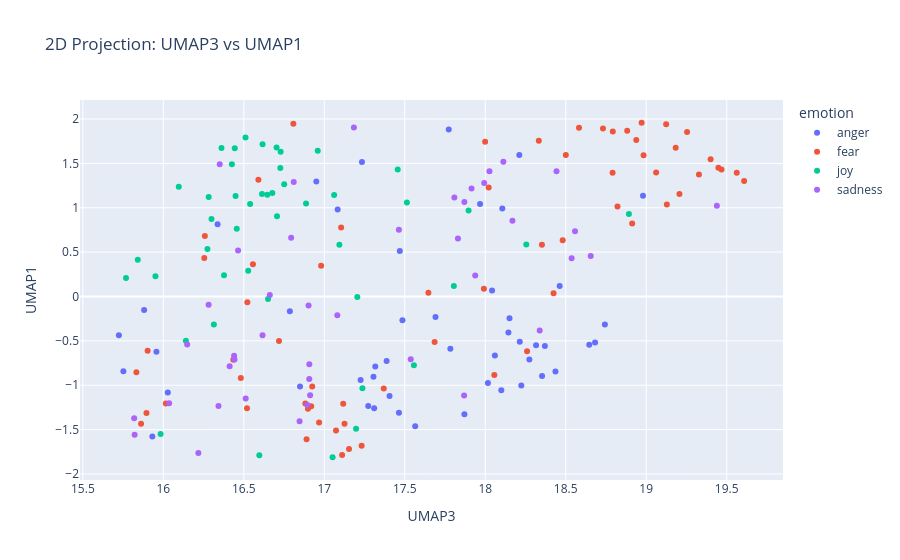

Notebook source saved alongside this figure:
### Markdown cell above
some of the general cluster shapes changed since the axis changed their ranges, it can also be noticed that emotions like anger, fear and sadness appear loosely grouped. these overlaps can be explained due to the semantic similarity across those emotions.

some clusters that looked merged in 2D spread out in the 3rd dimension, but if we take a look at some of the plane proyection of the points in the 3D plot, it does have some sort of resemblance with the 2D plot like in the example below:

### Code cell
import plotly.express as px

fig = px.scatter(
    df_plot_3d,
    x='UMAP3',
    y='UMAP1',
    color='emotion',
    hover_data=['text', 'intensity'],
    title='2D Projection: UMAP3 vs UMAP1'
)

fig.show()

### Figure 1 — Plotly figure (JSON) as saved in the notebook; plotly's stock layout.template omitted (floating-point values rounded to 4 significant figures)
{"data": [{"customdata": [["If i could just get my line to block! #germantownbroncos #lilleague #popwarner #Broncos #usafootball  #lineman", 0.417], ["I don't get what point is made when reporting on Charlotte looting @CNNAshleigh. Why not explore what looting businesses symbolizes ", 0.438], ["hitting your children as discipline because you're being quite a raging hypocrite if you're not.", 0.562], ["#burning the last of @Yan", 0.356], ["@RonMexico760 The guy who calls people 'cuck' and is anti-BLM is offended by idea that he might not be pro-policing reform? That's amazing.", 0.625], ["Have wee pop socks on and they KEEP FALLING OFF INSIDE MY SHOES #rage", 0.759], ["😳The intensity that @sydneyswans play at is extraordinary #relentless #AFLCatsSwans #AFLFinals 🏉👏🏿", 0.292], ["Said it before and I'll say it now: America is really fortunate that black people only want equality and not revenge.", 0.562], ["If you let a general tweet offend you, you definitely shouldn't be on twitter.", 0.417], ["I get embarrassed at the slightest things and then I'll fret about it all day I hate it", 0.438], ["Bloody parking ticket 😒💸 #fuming", 0.792], ["Yo there's a kid on my snap chat from LA &amp; they get high off helium gas lmao.... I am like why the fuck lol", 0.542], ["np rum rage", 0.417], ["As if he heard my thought on the ether, my #ex has just posted #facebook pic of himself snuggling up with said #cats... now Im just #angry", 0.521], ["@lemonlover666 'shit' doesn't even begin to describe these fiery little demons straight from hell 🌝🌚 ;)", 0.583], ["@iamsrk what's up w the gender bias? #indignant This fancypants saddler's daughter will opt for the leather jacket, thank you very much.", 0.5], ["i love that tay &amp; tiff are just sitting at my house while i'm at work 🙃", 0.354], ["Never forget that 5Live cancelled programs, to allow them to extend 606 so people could call in and detail their outrage after our behaviour", 0.596], ["ordered my vacation bathing suits. one less thing to fret about.", 0.188], ["ESPN just assumed I wanted their free magazines ", 0.271], ["These #NewEnglandPatriots jerseys look like some whack ones that you tried to make when you made custom jerseys on #madden  04", 0.271], ["Love how Megan is raging about this Kendall Jenner photo and I'm sat here like 🤔🙃", 0.396], ["@savageimiike one of my favorite songs brother, real talk. #rage", 0.417], ["Well @AprilDRyan Trump's rabid base needs 2 hear this &amp; U can always find an overseer like King to say it.\\n@JoyAnnReid @SMShow @frangeladuo", 0.458], ["ESPN just assumed I wanted their free magazines #offended", 0.542], ["@lethargytyler ehhh I guess. I want to everyone I've ever burst out laughing in front of😂", 0.333], ["@sueblue35 @nsoz7 @immortalbulldog huh? We have a sprint coach? We're the slowest team in the comp. Talk about robbing a living. ", 0.292], ["Thatmoment you're watching #worstcelebritycooks and your bubble is burst by finding out KyleXY is gay and married😭 #nochance #KindaDontMind😉", 0.479], ["@a_mxe7 hah don't speak to me or my cousin like that, mind a had the displeasure of seeing u bare faced on eh train, no a pretty sight mate", 0.479], ["A wise man told me that holdin' a grudge is like\\nLetting somebody just live inside of your head rent free", 0.354], ["I blame the whole season on Natalie! The season would have been so different had she not turned her back on her alliance! #pissed ", 0.792], ["Inner conflict happens when we are at odds with ourselves. Honor your values and priorities. #anger #innerconflict #conflict #values", 0.458], ["A little nose irritation and a little more chills on my body. I'm so not into flu, into flu, into flu #FallSongs", 0.542], ["Prayers &amp; Protection to our brothers and sisters fighting in #Charlotte  #against #machines", 0.189], ["straight people are canoodling on the quad and I'm ", 0.417], ["Are you lost in the fury, fearing that you'll fail?", 0.354], ["angry already", 0.688], ["If someone keeps #laughing at you, don't #fret  . At least u r giving #happiness .'\\n#quotes #quotestoliveby", 0.229], ["For the first time in my madden career I just set up a farm account. Should make MOTM much easier", 0.271], ["The rage has died down.", 0.438], ["@FluDino Event started! everyone is getting ready to travel to the lake of rage, where everything glows", 0.521], ["@TrueAggieFan oh so that's where Brian was! Where was my invite? #offended", 0.417], ["Having a baby born too soon is #lifechanging 6 years on and it feels like only yesterday #sad #happy  #emotionalrollercoaster", 0.354], ["Sometimes I get mad over something so minuscule I try to ruin somebodies life not like lose your job like get you into federal prison #anger", 0.646], ["Me being on my dean really saving a lot of ppl, bc I don't snap nomore &amp; it take so much out of me..", 0.348], ["@LiamCannon1 He's just too raging to type properly... Ha ha!", 0.375], ["Anger, resentment, and hatred are the destroyer of your fortune today.", 0.396], ["Just watched Django Unchained, Other people may frown, but I titter in delight! 2/5", 0.229]], "hovertemplate": "emotion=anger<br>UMAP3=%{x}<br>UMAP1=%{y}<br>text=%{customdata[0]}<br>intensity=%{customdata[1]}<extra></extra>", "legendgroup": "anger", "marker": {"color": "#636efa", "symbol": "circle"}, "mode": "markers", "name": "anger", "orientation": "v", "showlegend": true, "type": "scatter", "x": [15.72, 16.85, 18.27, 17.39, 17.41, 18.02, 15.75, 18.65, 17.27, 18.21, 18.35, 17.69, 18.32, 18.22, 17.31, 17.46, 16.95, 15.93, 17.77, 17.87, 15.96, 17.49, 18.15, 17.23, 17.56, 16.34, 16.03, 18.06, 17.32, 18.46, 18.1, 18.74, 18.11, 16.79, 18.21, 18.98, 18.44, 17.23, 15.88, 18.14, 17.47, 17.31, 17.97, 18.37, 18.04, 17.78, 18.68, 17.08], "xaxis": "x", "y": [-0.4356, -1.014, -0.7099, -0.7254, -1.12, -0.9739, -0.8425, -0.5451, -1.233, 1.594, -0.8961, -0.2309, -0.55, -1.002, -0.9035, -1.311, 1.295, -1.579, 1.881, -1.328, -0.6235, -0.2678, -0.2446, -0.9403, -1.463, 0.8135, -1.082, -0.6649, -0.7895, 0.1182, -1.057, -0.3147, 0.9903, -0.1675, -0.5106, 1.135, -0.8438, 1.514, -0.1511, -0.4064, 0.5114, -1.258, 1.043, -0.5569, 0.06673, -0.5881, -0.5188, 0.9812], "yaxis": "y"}, {"customdata": [["@Zen1dfabflake You are all our angelic comrades! #flutter", 0.125], ["Now #India is #afraid of #bad .", 0.562], ["a #monster is only a #monster if you view him through ", 0.438], ["@BartholomewD It's -terrible-! We're going to the local fish/chip place in Kirribilli #terrible", 0.667], ["#nobody #understand what #advocate mean if you do then use it #right #never be #afraid so #positive word is. I can that is #POWERFUL", 0.417], ["@hoystweet Are the pre-purchased tickets being sent soon? Coming to the Saturday evening show... tickets are a no show! #panic #hoys 🐴🦄", 0.604], ["Yo Yo Yo,my name is #DarthVader \\nI feel like I need to puff on my inhaler (I'm no rapper but that was some sick bars)  #bars #rap", 0.25], ["@WTFISaHashtag1 @MuslimIQ The problem is that right wing extremist terror groups aren't given coverage, press not interested", 0.5], ["Everyday gay panic is STUNNING: I drew 1 guy's att'n to it when he blocked up a toilet stall's cracks w/paper towels. TOTAL INCOMPREHENSION.", 0.562], ["she gone make me wanna start that new shit today 😂😭", 0.458], ["Some questions you get on Twitter make you want to despair. We've been so battered. We complain but aren't convinced things could be better.", 0.66], ["An @amityaffliction kind of drive home from work today #nightmare #dailyfeels", 0.792], ["$100 says Teufel is 'reassigned' within the organization before next year, but I wish it was sooner... #Mets #thirdbasecoach  #lgm", 0.417], ["@PatBlanchfield so you mean “like Uber but for despair for someone other than the driver'", 0.455], ["@ChrisWarcraft The concept that a gay magazine feels like it has to cover terrible people -because they’re gay voices- seems all upside down", 0.417], ["Men cannot even handle the suspicion of a horn farless 😩", 0.542], ["@GSchwartz_ it wasn't a joke . ", 0.229], ["I have another test tonight #nervous", 0.812], ["i'd let jiho step on my throat but he'd probs be afraid he'd hurt me", 0.688], ["Thought I left that part of life behind me\\nIt's back to haunt every girl that loves me", 0.521], ["Now this is getting out of hand. I'm freaked out by this death...and I'm God!! #mommaGrendel #intimidation", 0.833], ["my boyfriend once forcibly stopped all of my anxiety coping methods at once (holding me, forcing my hands down that kinda stuff) and I --", 0.74], ["searching for what pro and academic writers have to say about #writing #anxiety and #writersblock", 0.729], ["i've seen the elder watching me during my community hours and i honestly don't have an idea about what my assignment will be. ", 0.521], ["@HillaryClinton @realDonaldTrump @BonfireLana #bully #Bullshit #fullofshit please take out the #garbage", 0.542], ["@alivitali that's what I'm afraid of!", 0.792], ["Excited and nervous for Tuesday", 0.542], ["i wanna passion and fear", 0.5], ["@STLouis_RamsFan their whole team is limited when they're on the field. ", 0.292], ["Ronaldo has been shocking. He's tried to do skill twice and he's nearly fallen over both times", 0.5], ["@united horrible service. EWR. Not a cloud in the sky. Normal departure at 10am now leaving at 5pm. Crappy #UnitedAirlines", 0.42], ["That old lady is cray cray #scared #BellaIsSoCute #awe #Empire", 0.574], ["Overtime... #TeamNA #WCH2016 ", 0.348], ["For a team as big as Bayern and the they like to play football, their pitch is fucking dreadful. Certainly no Emirates pitch anyway.", 0.398], ["@davidpreece12 @FitbaHacks Great defender, terrible positioning. Didn't know where he should be without Russel shouting at him for 90 mins", 0.396], ["Im not a #nervouswreck, Im a  #pileup. #GoingCrazy #HelpMe #Insane #Antisocial", 0.875], ["This is the scariest American Horror Story out of all of them... I'm gonna have to watch in the daytime. #frightened", 0.938], ["@NandosSA just received order from @OrderInSA &amp; the chips are under cooked &amp; half raw!!! Usually best part of the meal #notcool #terrible", 0.373], ["After a nervous couple of days test results now confirm my life will be no different whatsoever as the result of two actors divorcing, phew!", 0.385], ["@Lrihendry I'm not sure we like this comparison.  USA should emulate #Israel's methods of protecting civilians against #terror attacks", 0.625], ["@CurtisJobling Yes indeed! We know masses of students would be so excited to see you! We need to get this sorted! ", 0.167], ["@jk_rowling never thought an angry oompa loompa would be my Boggart, but there you have it. #boggart #PresidentTrump #nightmare", 0.667], ["Cosplaying properly for the first time on Saturday! Pretty nervous..", 0.896], ["@BigLepley @angela31694996 @TheIndigoArrow Want to start a biker gang together when the GTA Online Biker DLC comes out?", 0.396], ["@DaniQays @AJENews ohh.. so here comes sense from terror supporting stone pelting vandalizing ppl who gather b4 protests to announce ...", 0.646], ["@Budget  car rental you have made realize why I always use @nationalcares!!!!  What a !! #disgusted", 0.521], ["#Aleppo city is burning. The head of #terrorism #Assad regime &amp; #Russia are bombarding the city right now with #whitephosphrus #bombs !", 0.729], ["Getting terrible download speeds for fifa smh.", 0.354], ["“ My courage always rises at every attempt to intimidate me.”\\n-Elizabeth Bennett (Pride and Prejudice)\\n#Quotes #Courage #FaceYourFears", 0.42], ["Feeling like I've had the worst night of sleep ever - not great before the #London to #Brighton #cycle ride for @DMTFYP 🚴100k #apprehension?", 0.604], ["@Zak_Atif two congressional hearings in USA stopped financial aid to Pak and asked it to prove that it is doing enough to stop terrorism 1n", 0.5], ["Bout ta get my @dontbreathe on up in here! @WarrenTheaters #nervous #icantholdmybreaththatlong", 0.688], ["An adviser to the #European #Union’s top #court said #Hamas and the #Tamil #Tigers should be taken off the EU’s #terror list.#lka", 0.5], ["Are you worrying/worried?\\n1Peter 5:7\\nThrow all your worry on him, because he cares for you.#faith #leadership #worry #mindfulness #success", 0.438], ["Whatt a trailerrrr !!! @karanjohar @AnushkaSharma #RanbirKapoor #AishwaryaRaiBachchan i am COMPLETELY BLOWN !! #awestruck #longingformore", 0.417], ["Okay. Brace yourself. I will attempt my first loaf of bread in the morning. I will use a dutch oven. I will make the dough now. ", 0.479], ["Honestly, there are some awful people on the internet... smh...", 0.542], ["There goes the butterflies in my stomach.  #anxietyproblems", 0.702], ["But I was so intrigued by your style, boy.Always been a sucker for a wild boy #alarm -@AnneMarieIAm", 0.292], ["The moment you bring her to meet your best friend and you're nervous af! 😬😆  #thefriendtest", 0.875], ["Having a terrific Tuesday? Crush it today with the Power of 4. Treat your internet like Pizza =D \\n#PowerOf4", 0.25], ["My Modern Proverb: 'Don't let anyone intimidate you about being single; most marriages end in divorce.'", 0.312], ["Trying to book holiday flights on @britishairways website is becoming a ", 0.312], ["Another fun fact: i am afraid", 0.667]], "hovertemplate": "emotion=fear<br>UMAP3=%{x}<br>UMAP1=%{y}<br>text=%{customdata[0]}<br>intensity=%{customdata[1]}<extra></extra>", "legendgroup": "fear", "marker": {"color": "#EF553B", "symbol": "circle"}, "mode": "markers", "name": "fear", "orientation": "v", "showlegend": true, "type": "scatter", "x": [17.1, 19.21, 18.42, 16.97, 18.91, 16.56, 17.99, 16.92, 18.26, 16.98, 16.52, 19.47, 15.9, 16.43, 18.06, 17.69, 16.72, 18.79, 17.65, 18.35, 19.45, 18.79, 18.94, 18.5, 17.37, 19.33, 18.33, 19.13, 15.83, 15.9, 17.15, 19.4, 16.52, 16.02, 15.86, 19.18, 19.56, 16.89, 18.0, 16.88, 16.26, 19.61, 18.73, 16.25, 17.12, 17.23, 16.9, 16.48, 18.82, 19.25, 17.13, 19.12, 17.07, 18.98, 16.59, 18.58, 16.92, 18.88, 18.48, 18.97, 16.81, 18.02, 17.11, 19.06], "xaxis": "x", "y": [0.7768, 1.155, 0.03716, -1.419, 0.8232, 0.3627, 0.08617, -1.237, -0.6174, 0.3462, -1.259, 1.432, -0.612, -0.7122, -0.8846, -0.5115, -0.5019, 1.86, 0.04178, 0.5822, 1.452, 1.394, 1.763, 1.594, -1.036, 1.374, 1.754, 1.036, -0.8532, -1.314, -1.72, 1.547, -0.06386, -1.207, -1.434, 1.676, 1.394, -1.608, 1.743, -1.206, 0.683, 1.302, 1.892, 0.4347, -1.209, -1.682, -1.265, -0.9193, 1.013, 1.854, -1.435, 1.942, -1.509, 1.593, 1.314, 1.902, -1.013, 1.868, 0.6335, 1.958, 1.948, 1.228, -1.787, 1.398], "yaxis": "y"}, {"customdata": [["Thank you @twitter for the balloons today.  #goodday #48", 0.562], ["@SXMUrbanView @karenhunter @CousinSyl you are so wrong for this!needed levity after that recording", 0.28], ["@5ftanomaly aside from that i'm all about pleasing the individual that i'm involved with, my pleasure comes from their pleasure.", 0.558], ["@MalYoung @AngelicaMcD I hope to now see some levity, light, romance and happiness come Stitch and Abby's way after such a long hard road.", 0.333], ["2 days until #GoPackGo and 23 days until #GoGipeGo..... I'm so excited! #smiling", 0.88], ["Watch this amazing live.ly broadcast by @brooks_swaggysquad  #musically", 0.396], ["A former diplomat is quite gleeful about the situation of Pakistan on @TimesNow\\nNot quite stiff upper lip of diplomacy seen normally", 0.259], ["I'm so playful. lol I need somebody that'll joke with me all day long cause ill never get tired of it.", 0.6], ["@ESPNLosAngeles best segment so far by @marcelluswiley @Kdubblive  hilarity", 0.468], ["@AdamCimmering Boro are at the OS before then, they could give the stewards a good work out. Chelsea will get about 8k, will be lively.", 0.32], ["When you're prof suggest @Pharrell and William James may be unlikely dialogue partners and then plays the #happy video #WeAreCST", 0.5], ["@Zerfash — can't wait.' She said cheerfully and grinned.", 0.771], ["I think what 2016 to really needs to round it out is a @cthulhu4america vs @smod2016 twitter debate. End on something joyful, ya know?.", 0.42], ["A cheerful heart is an unending banquet.- Proverbs (Mishle) 15:16", 0.48], ["@morgannbroom yes ❤️❤️ &amp; cheering homecoming game!", 0.78], ["Blake lively is flawless", 0.38], ["@_stfukohle it's ok champ you'll make it I'm cheering you on from a far", 0.6], ["@FOXTV did you use the warblers set from glee on the @BONESonFOX episode about the acapella college kids?", 0.32], ["@Corsair those sparkling looks like a gay vampire 😁", 0.48], ["@torbalan I still have some shred of optimism. It's rapidly disappearing however...", 0.1], ["Happy Birthday @Brooke56_56  #cheerchick #jeep #jeepgirl #IDriveAJeep #jeepjeep #Cheer", 0.792], ["@Dubai92 try asking for a cheeseburger with only onion &amp; mustard at any #McDonalds ", 0.271], ["Decide to stop being afraid. To just stop. What are you now free to do?\\n\\n#brave #free #honest #healthy #happy #life #living #optimism #love", 0.417], ["Mind if I tag along?' She asked cheerfully, sweeping a lock of hair behind her ear. 'I want to see if you've really got • @DitheringWizard", 0.34], ["It has been medically proven that laughter is an effective pain killer.", 0.48], ["Update: I have yet to hang out with @MisElizaJane, but I'm still hopeful! ", 0.396], ["@Devilligan It's a beautifully sincere balancing act of grief and hilarity.", 0.375], ["The #house no longer echoes with our #laughter. We light up our #memories of the #home and sit in the cold, #waiting. #amwriting #nostalgia", 0.229], ["It's not that the man did not know how to juggle, he just didn't have the balls to do it.\\n #funny #pun #punny  #lol", 0.596], ["Sometimes I watch shitty tv to reinforce never giving up cuz if something is that fucking awful on tv, I still stand a chance. #optimism", 0.104], ["Pre-prepare direction plays hale and hearty situation an in child's evolvement: CMmyd", 0.34], ["@TheVulcanSalute , just saw the Save The Day PSA. Why were you in obvious tears doing it? I'd have thought you'd be your cheerful self.", 0.2], ["@RobRiggle @joelmchale @NFLonFOX I still can't get jimmy garoppolo out of my head and it's been almost 3 weeks. Thanks a lot! #hilarious", 0.729], ["Thank you @RachelPlatten for teaching me how to live again. It's been so long since &amp; this ride is about to be exhilarating. I just know it", 0.68], ["@stackee Charlie attempted to suffocate me with a cushion for cheering so much at the great news 😂😂", 0.729], ["Oh dear an evening of absolute hilarity I don't think I have laughed so much in a long time! 😂", 0.958], ["Imagine how sad LA fans are gona be when they get eliminated...Man that's gonna be Nirvana, a religious experience rejoicing in their misery", 0.333], ["@airtelindia have some issues with my broadband bill ,I am charged for the month before I signed up with airtel.. #hilarious", 0.34], ["Somebody who has braved the storm is brewing. #cheerful", 0.46], ["TheNiceBot: IndyMN I thought the holidays could not get any more cheerful, and then I met you. #TheNiceBot #الخفجي", 0.769], ["Tutoring gives me such an exhilarating feeling. I love helping people 😌", 0.896], ["@DocBellsSwan *peers down at you, eyes crinkling with mirth and affection* I do love ye so, my bonnie Belle.", 0.66], ["[Moment of levity on the B41] Baby: I want ISIS! Give me ISIS!\\nMom: Shh!\\nBaby: I want ISIS!\\nWest Indian woman: She wants what?\\nMom: *Ices*.", 0.521], ["@len_snart Mick nods. 'I would like that.' He went back to his food, smiling as he finished it.", 0.62], ["@Geminiak @LondonNPC you're welcome! #wordgeek \\nAlso, good to put a face to the twitter feed, even if it was only a cheery hello! 😀", 0.646]], "hovertemplate": "emotion=joy<br>UMAP3=%{x}<br>UMAP1=%{y}<br>text=%{customdata[0]}<br>intensity=%{customdata[1]}<extra></extra>", "legendgroup": "joy", "marker": {"color": "#00cc96", "symbol": "circle"}, "mode": "markers", "name": "joy", "orientation": "v", "showlegend": true, "type": "scatter", "x": [16.51, 17.24, 16.45, 16.3, 16.7, 16.38, 17.2, 16.61, 15.95, 15.98, 16.1, 16.73, 16.31, 16.96, 16.71, 16.89, 17.09, 15.84, 17.56, 16.65, 16.73, 16.6, 18.89, 16.65, 16.75, 16.27, 16.46, 17.9, 17.21, 17.8, 18.25, 16.53, 15.77, 16.44, 17.06, 16.68, 16.14, 17.05, 17.46, 16.62, 16.36, 16.54, 17.51, 16.28, 16.43], "xaxis": "x", "y": [1.791, -1.033, 1.134, 0.8726, 1.678, 0.2389, -1.491, 1.154, 0.228, -1.549, 1.236, 1.631, -0.315, 1.643, 0.9048, 1.047, 0.583, 0.414, -0.7751, -0.02741, 1.449, -1.79, 0.9292, 1.148, 1.265, 0.5357, 0.7646, 0.9681, -0.005864, 0.1184, 0.5861, 0.291, 0.2082, 1.67, 1.145, 1.166, -0.4987, -1.811, 1.431, 1.715, 1.674, 1.044, 1.06, 1.121, 1.49], "yaxis": "y"}, {"customdata": [["Way too cool to die young, way too young to die sober.. #tunechi", 0.604], ["@Samkingftw nahh thats grim", 0.438], ["So depressing that it's darker so much earlier now", 0.75], ["A pessimist sees the difficulty in every opportunity; an optimist sees the opportunity in every difficulty. \\n― Winston S. Churchill #quote", 0.238], ["Fellaini has been playing ahead of this guy...just let that sink in", 0.375], ["@jeremycorbyn @magstogether my god is @jeremycorbyn a full shilling? Seriously you need a major rethink or no lab gove in your lifetime ", 0.417], ["Condolences to the  JC and the Georges family.. #sad", 0.771], ["@petercoffin So safe blues are ok. Are reds ok as well? Obviously, battleground states would not.", 0.263], ["More #checking at #work today\\n\\n#coffee #drank and now it's #down to some #serious #business \\n\\n#Thursday bring on #Friday", 0.333], ["@cburt43 turn that frown upside down", 0.27], ["Man Southampton will wipe the floor with  west ham on Sunday. So disheartened", 0.667], ["@LazyBoiSam blues... blues? 🤔", 0.438], ["So now... yeah. I'm home again.\\nStill feeling mixed up inside &amp; kinda gloomy. But a little more optimistic that I'll figure this out.", 0.521], ["Pops are joyless, soulless toys which look nearly identical.  They are the perfect expression of consumerism.  'I enjoy this franchise'", 0.354], ["in health we did a think about depression and now i feel like i have it", 0.75], ["@MHChat #mhchat Childhood experiences inform adult relationships. We have associative memories Not a question of ability to process ", 0.397], ["@makai_kishi_ Her eyes stayed glued to the monitor, not turning away for anything", 0.271], ["Bare videos online but does anyone get rehabilitated? Does anyone actually get help for their affliction? Or do we jut get twitter videos.", 0.479], ["@PottzGaming hmu need players for lans next year. DM me. Need serious players. Im under org", 0.125], ["Cause fail or pass I refuse to be sober", 0.604], ["@JlKelly1 @FJ_Berry I've got #teampaella presents on their way for you and Fi but I don't think they'll arrive by Saturday sadly!! ;)", 0.583], ["Im kind of confused.  The one thing i do right now has a great future, but on the other hand so does the new thing .  #needhelp", 0.521], ["Ill say it again. If I was a Black man Id be afraid to leave my house or have a moving violation.\\n\\n #TerranceCrutcher #truth ", 0.542], ["@beIIrkes Es, I'm serious 23/8", 0.271], ["@SWP_Roads   How dull.", 0.521], ["Two blankets, a hoody, and still no Eternal Sunshine to mope to.", 0.562], ["I need a syfy series to watch I literally have nothing to watch back to back. I already watched #heroes #lost #jericho #fallenskies  etc etc", 0.312], ["#AskAMan but this does not sound like a #serious issue, cause siyahleka the whole time, just having fun", 0.292], ["@ImpugnValkyrie *I frown and cup your cheeks in my hands after you step aside.* Angela I care about you. And I don't know how else I can -", 0.604], ["Don't blame yourself,' he spoke, as if she were in the room, kicking the chair beneath him.\\n#amwriting #dark", 0.479], ["@GOP she's ahead in the polls &amp; after Trumps dismal performance at upcoming debate, it will be an easy win for Hillary.", 0.174], ["Another grim &amp; compelling news report by @Nawalf on the blockade of aid to the starving in #Yemen #BBC #dosomethingpoliticans", 0.708], ["So unbelievably discouraged with music as of late. Incredibly behind on Completing my album. Not digging this at all.", 0.604], ["I'm done with your piano, blues playing, smooth talking ass. On to the nexttt", 0.381], ["@DoubleEph sadly his best days are behind him", 0.583], ["watching this uni reveal is so depressing i miss stingrays :(", 0.667], ["I feel like an appendix. I don't have a purpose.  #depressed  #alone #lonely #broken  #cry #hurt #crying #life", 0.833], ["@Barcabhoy1 Of course not. Didn't sink his studs into a knee like Forrester", 0.396], ["We are about a little over an hour away! We will arrive soon, do not fret!", 0.125], ["@GRIPLIKEAVICE_ I wouldn't mind if it didn't you know, threaten my job when I disagree. Puts a damper on things.", 0.625], ["@LeePorter94 @DomMcGovern_ hi Dom I saw u at Notts county away, looking for 1 mufc away ticket will pay ", 0.312], ["@ccrago It was dreadful, even after he met the Catfish he still thought it was her!", 0.542], ["Chalk dance notation entree manchester inasmuch as corinthian products that discourage drag branding: ARwuEVfqv", 0.188]], "hovertemplate": "emotion=sadness<br>UMAP3=%{x}<br>UMAP1=%{y}<br>text=%{customdata[0]}<br>intensity=%{customdata[1]}<extra></extra>", "legendgroup": "sadness", "marker": {"color": "#ab63fa", "symbol": "circle"}, "mode": "markers", "name": "sadness", "orientation": "v", "showlegend": true, "type": "scatter", "x": [18.54, 16.91, 17.91, 18.56, 15.82, 16.91, 16.44, 16.91, 17.18, 16.35, 16.04, 16.62, 17.87, 17.87, 18.11, 18.17, 16.81, 16.51, 16.28, 18.66, 16.46, 18.44, 19.44, 16.66, 16.34, 17.81, 17.94, 16.9, 16.79, 17.83, 16.44, 16.85, 17.99, 17.54, 16.41, 16.15, 18.03, 15.82, 17.46, 17.08, 16.22, 16.89, 18.34], "xaxis": "x", "y": [0.4297, -0.7627, 1.216, 0.7348, -1.373, -1.114, -0.6677, -0.9303, 1.903, 1.49, -1.203, -0.437, 1.064, -1.117, 1.519, 0.8531, 1.289, -1.149, -0.09357, 0.4565, 0.5183, 1.412, 1.023, 0.01669, -1.233, 1.116, 0.237, -0.1001, 0.6616, 0.6524, -0.7102, -1.407, 1.279, -0.7068, -0.7866, -0.542, 1.412, -1.558, 0.7526, -0.2119, -1.764, -1.224, -0.3843], "yaxis": "y"}], "layout": {"legend": {"title": {"text": "emotion"}, "tracegroupgap": 0}, "title": {"text": "2D Projection: UMAP3 vs UMAP1"}, "xaxis": {"anchor": "y", "domain": [0, 1], "title": {"text": "UMAP3"}}, "yaxis": {"anchor": "x", "domain": [0, 1], "title": {"text": "UMAP1"}}}}
